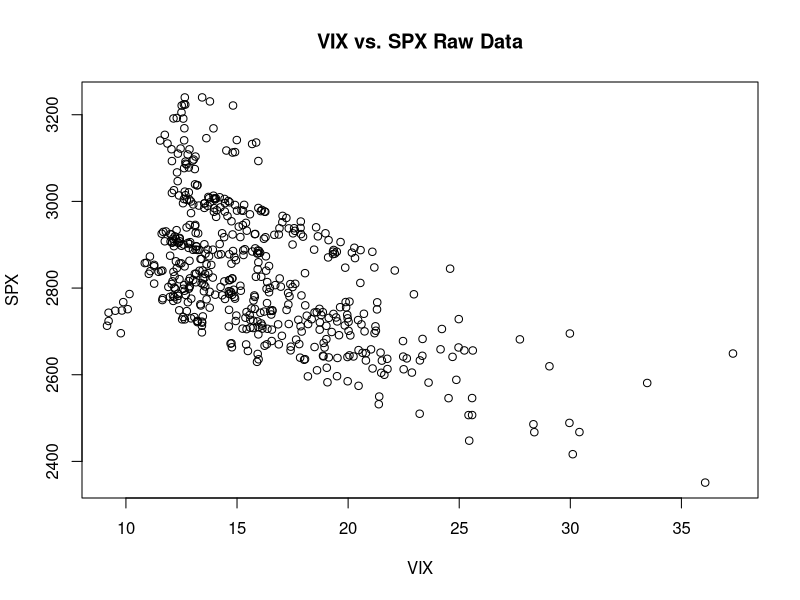
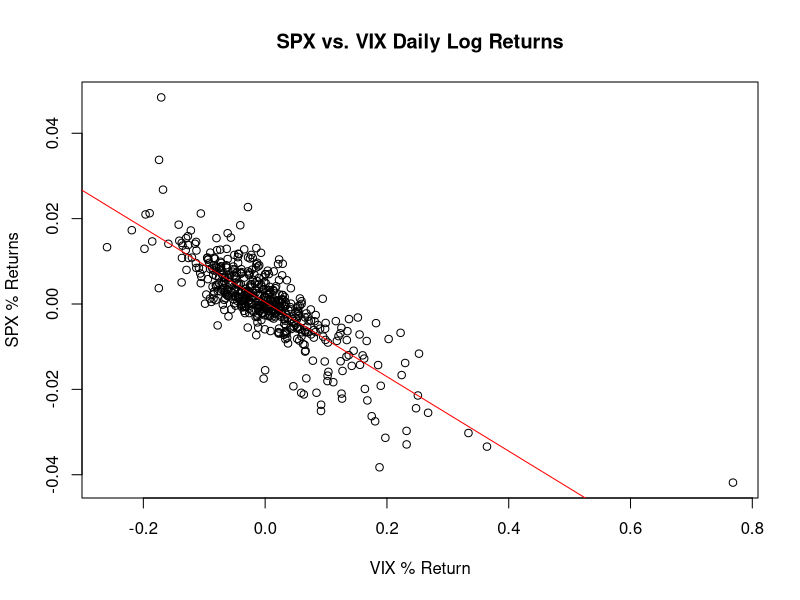
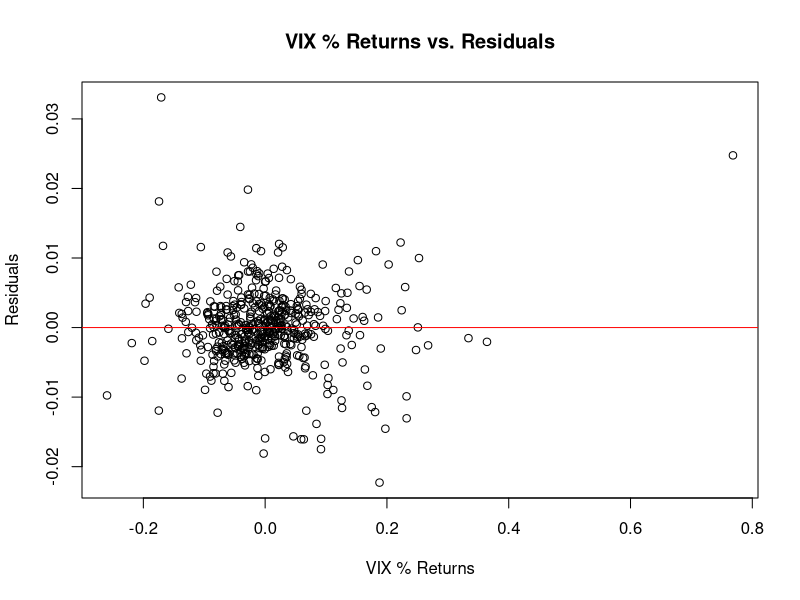
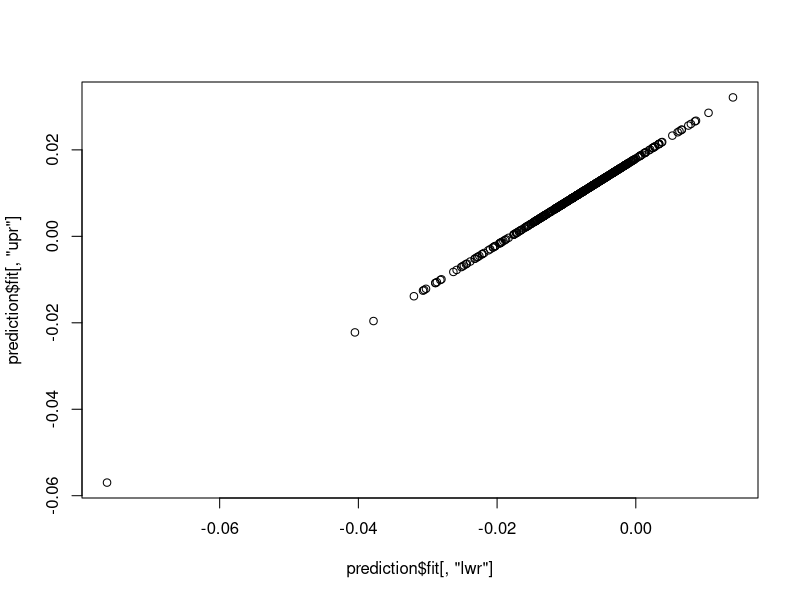

Write R code to recreate these figures, in order.
getwd()
leverage = read.csv(file = "leverage.csv")

plot(
  leverage$SPX ~ leverage$VIX,
  xlab = "VIX",
  ylab = "SPX",
  main = "VIX vs. SPX Raw Data",
  pch = 1,
)

# Calculate the daily return for each column.
returns_spx <- diff(log(leverage$SPX))
returns_vix <- diff(log(leverage$VIX))
plot(
  returns_vix,
  returns_spx,
  xlab = "VIX % Return",
  ylab = "SPX % Returns",
  main = "SPX vs. VIX Daily Log Returns",
)
model = lm(returns_spx ~ returns_vix)
abline(model, col=c("red"))

# Double-check our Model
plot(
  model$residuals ~ returns_vix,
  ylab = "Residuals",
  xlab = "VIX % Returns",
  main = "VIX % Returns vs. Residuals",
  pch = 1,
)
residuals_model = lm(model$residuals ~ returns_vix)
abline(residuals_model, col=c("red"))
# sum(model$residuals)
# cor(model$residuals, returns_vix)

# Calculate coefficients using standard deviation and correlation
b1 = cor(returns_vix, returns_spx) * (sd(returns_spx)/sd(returns_vix))
b0 = mean(returns_spx) - mean(returns_vix) * b1

# Commands for answering particular questions about the model:
#
# sd(returns_spx)
# sd(returns_vix)
# cor(returns_vix, returns_spx)
# model$coefficients["(Intercept)"] == b0
# model$coefficients["returns_vix"] == b1

# (iii)
model_summary = summary(model)
model_anova = anova(model)

ssr = model_anova["returns_vix","Sum Sq"]
sse = model_anova["Residuals", "Sum Sq"]
sst = ssr + sse
# cbind(ssr, sse, sst)
# print(model_summary)
# print(model_anova)

# (iv)
model_correlation = sqrt(model_summary$r.squared)
model_correlation_matches = - model_correlation == cor(returns_vix, returns_spx)
paste("Model r-squared and correlation match:", model_correlation_matches)

################################################################################

# HM3
# https://stats.stackexchange.com/questions/259812/95-confidence-interval-for-mean-of-a-large-sample
# (i) Predict the variance and use it to give a 90% prediction interval
# for a 10% increase in VIX, taking uncertainty of your estimates B0 and B1
# into account.
predict_confidence = 0.95
predict_vix_return = 0.10
predict_df = length(model_summary$residuals) - 2
predict_variance = sqrt(
  sum(model_summary$resid ^ 2) / predict_df
)
model_summary$sigma == predict_variance

predict_b0 = model_summary$coefficients[,"Estimate"]["(Intercept)"]
predict_b1 = model_summary$coefficients[,"Estimate"]["returns_vix"]
predict_sb0 = model_summary$coefficients[,"Std. Error"]["(Intercept)"]
predict_sb1 = model_summary$coefficients[,"Std. Error"]["returns_vix"]
t_dist = qt(.950, df = predict_df)

predict_ci = c(predict_b0 - predict_sb0 * t_dist, predict_b0 + predict_sb0 * t_dist) # 90% CI for intercept

confint(model, level=0.9)

Xf <- data.frame(size=.10)
prediction = predict(model, newdata=Xf, se.fit=TRUE, interval="prediction", level=.9)

predict_zb0 = predict_b0 / predict_sb0 # number of standard errors away from the null
# c(b0 - sb0*t025, b0 + sb0*t025)

plot(
  prediction$fit[, "lwr"],
  prediction$fit[, "upr"],
  pch = 1,
)

# predict_y =
#  model$coefficients["(Intercept)"] +
#  (model$coefficients["returns_vix"] * predict_vix_return)
# confit(model, level = 0.95)


# TODO: (ii) Plot a summary of the predictive distribution (mean and 90% ) for Vix returns
# ranging from -20% to 20%

# TODO: (iii) What range of VIX returns would be plausible for the expected S&P 500
# Return to the rise of 2% based on your prediction interval?


# Y ~ N(predict_y, predict_vix_return)
# PI = Y +/- stdev
# predict_interval = qnorm(
#   predict_confidence,
#   mean = predict_y,
#   sd = predict_stdev,
# )
# predict_lower = predict_y - predict_interval
# predict_upper = predict_y + predict_interval
# predict_final = cbind(predict_lower, predict_y, predict_upper)
